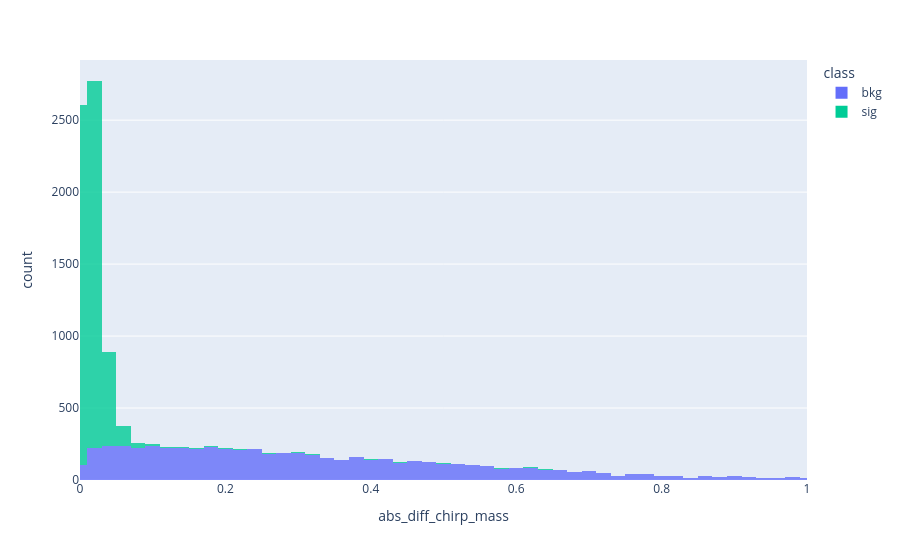

Source (notebook cell):
### Markdown cell above
# Sig vs. Bkg discriminator

### Code cell
fig_abs_diff_sig_vs_bkg = px.histogram(
    comb_df.where(comb_df['snr'] >= 20),
    x='abs_diff_chirp_mass',
    color='class',
    opacity=0.8,
    nbins=100,
    range_x=[0, 1]
)
fig_abs_diff_sig_vs_bkg.show()

### Figure 1 — Plotly figure (JSON) as saved in the notebook; plotly's stock layout.template omitted (floating-point values rounded to 4 significant figures; data arrays with more than 128 entries replaced by an {"elided": "..."} marker saying what was removed)
{"data": [{"bingroup": "x", "hovertemplate": "class=bkg<br>abs_diff_chirp_mass=%{x}<br>count=%{y}<extra></extra>", "legendgroup": "bkg", "marker": {"color": "#636efa", "opacity": 0.8, "pattern": {"shape": ""}}, "name": "bkg", "nbinsx": 100, "orientation": "v", "showlegend": true, "type": "histogram", "x": {"elided": "5976 float values"}, "xaxis": "x", "yaxis": "y"}, {"bingroup": "x", "hovertemplate": "class=sig<br>abs_diff_chirp_mass=%{x}<br>count=%{y}<extra></extra>", "legendgroup": "sig", "marker": {"color": "#00cc96", "opacity": 0.8, "pattern": {"shape": ""}}, "name": "sig", "nbinsx": 100, "orientation": "v", "showlegend": true, "type": "histogram", "x": {"elided": "5976 float values"}, "xaxis": "x", "yaxis": "y"}], "layout": {"barmode": "relative", "legend": {"title": {"text": "class"}, "tracegroupgap": 0}, "margin": {"t": 60}, "xaxis": {"anchor": "y", "domain": [0, 1], "range": [0, 1], "title": {"text": "abs_diff_chirp_mass"}}, "yaxis": {"anchor": "x", "domain": [0, 1], "title": {"text": "count"}}}}
